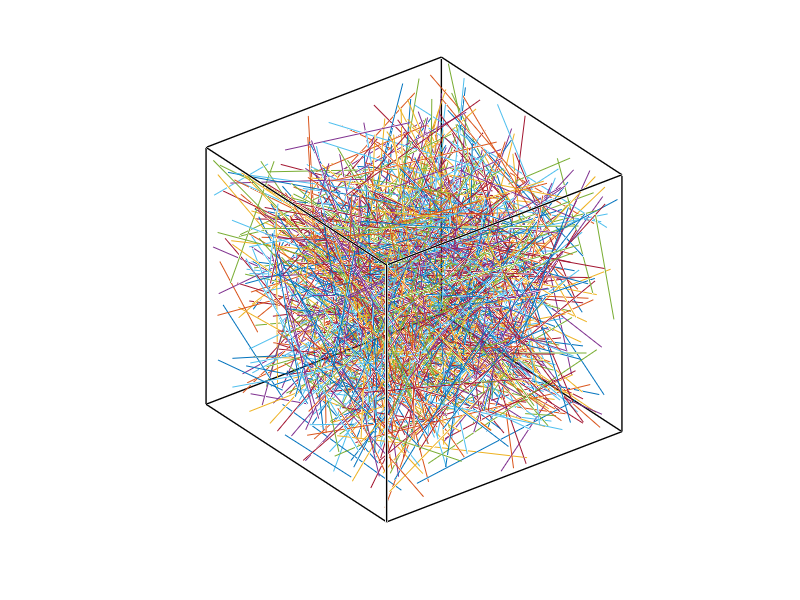

Source code (MATLAB): (Note: this script raises an error after producing the figure.)
%=============================================================================
% Copyright (c) 2016-present Allan CORNET (Nelson)
%=============================================================================
% This file is part of the Nelson.
%=============================================================================
% LICENCE_BLOCK_BEGIN
% SPDX-License-Identifier: LGPL-3.0-or-later
% LICENCE_BLOCK_END
%=============================================================================
% Define cube vertices
vertices = [
    -1 -1 -1;
    -1 -1  1;
    -1  1 -1;
    -1  1  1;
     1 -1 -1;
     1 -1  1;
     1  1 -1;
     1  1  1
];

% Define cube edges
edges = [
    1 2; 1 3; 1 5;
    2 4; 2 6;
    3 4; 3 7;
    4 8;
    5 6; 5 7;
    6 8;
    7 8
];

% Generate random lines inside the cube
numLines = 1000; % Increased number of lines
randLines = -1 + 2 * rand(numLines, 6); % Random points in range [-1,1]
colors = rand(numLines, 3); % Generate random colors

% Create figure
f = figure('Visible', 'off');
axis equal;
axis off
grid on;
view(3);
hold on;

% Plot cube edges
for i = 1:size(edges, 1)
    plot3(vertices(edges(i, :), 1), vertices(edges(i, :), 2), vertices(edges(i, :), 3), 'k', 'LineWidth', 1);
end

% Plot random lines inside the cube with multiple colors
plot3([randLines(:,1), randLines(:,4)]', ...
      [randLines(:,2), randLines(:,5)]', ...
      [randLines(:,3), randLines(:,6)]', 'LineWidth', 0.5);
f.Visible = 'on';

% Rotate the cube
for angle = 1:3600
  if (isgraphics(f))
    view(angle, 30);
  end
end
